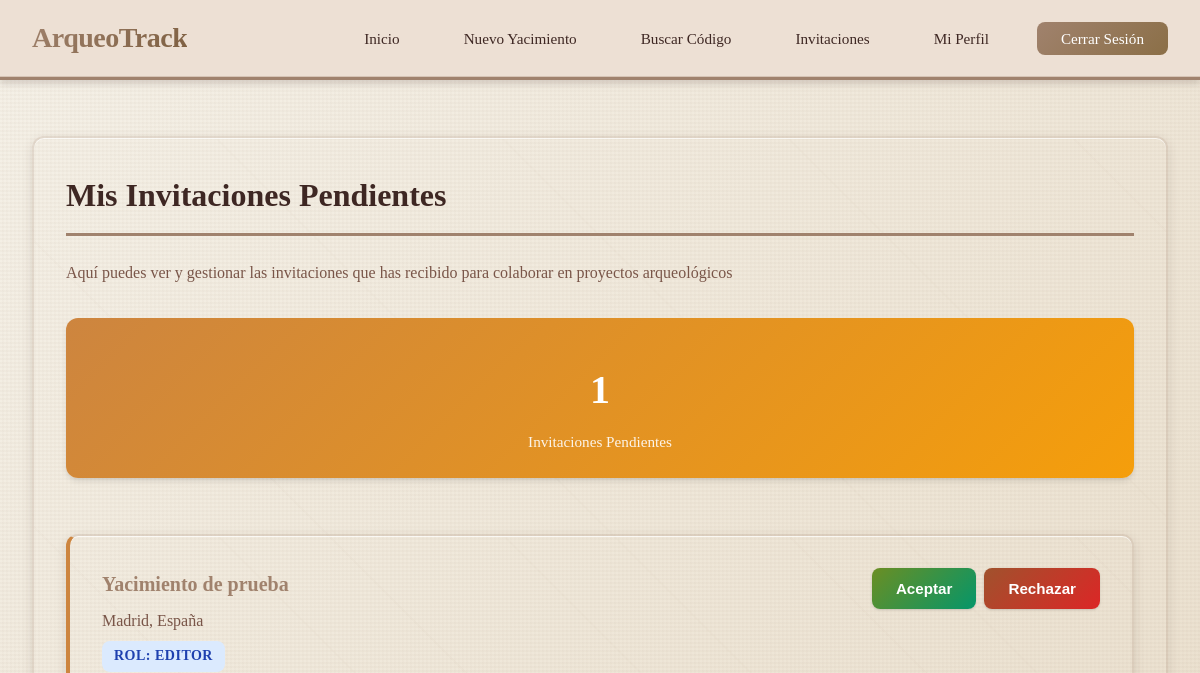
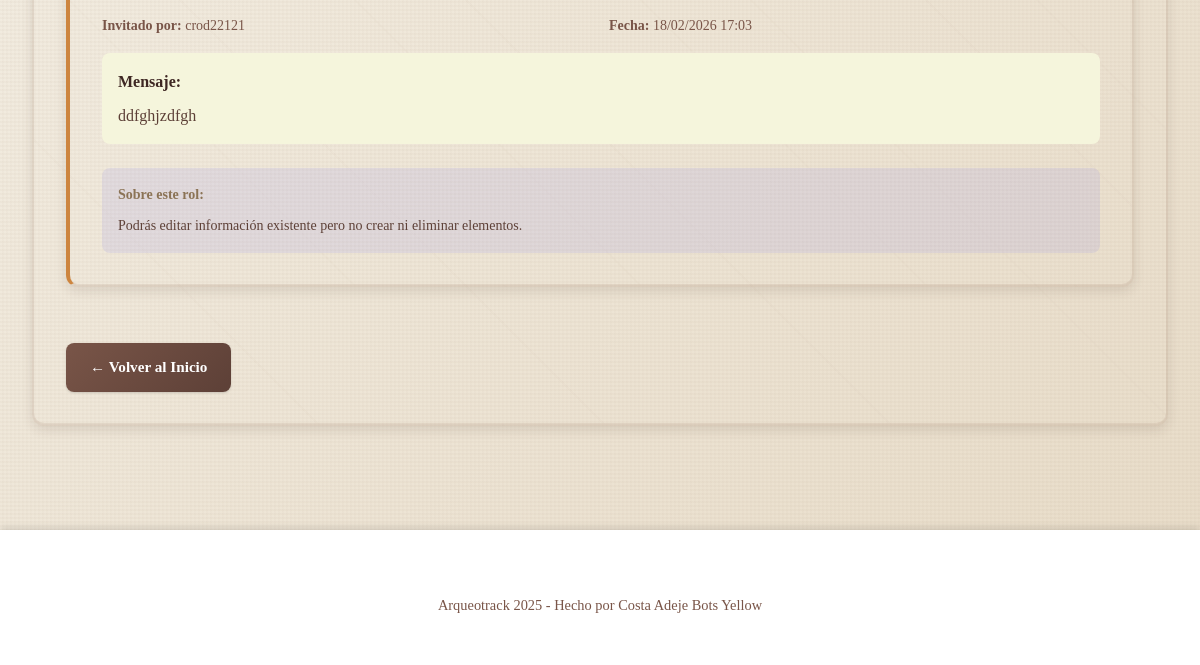
Before: /mis_invitaciones (signed in) with the older database file (2 pictures, top to bottom).
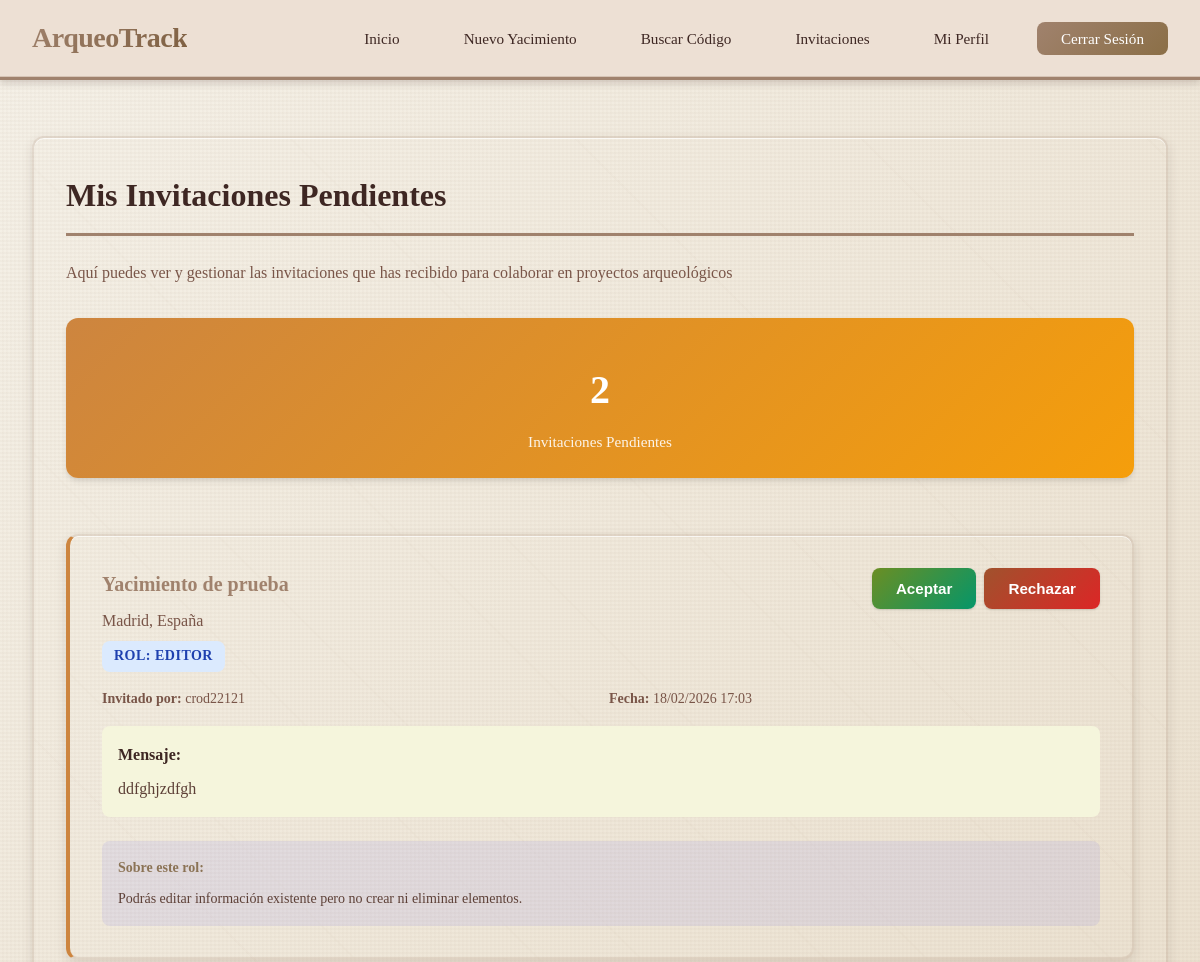
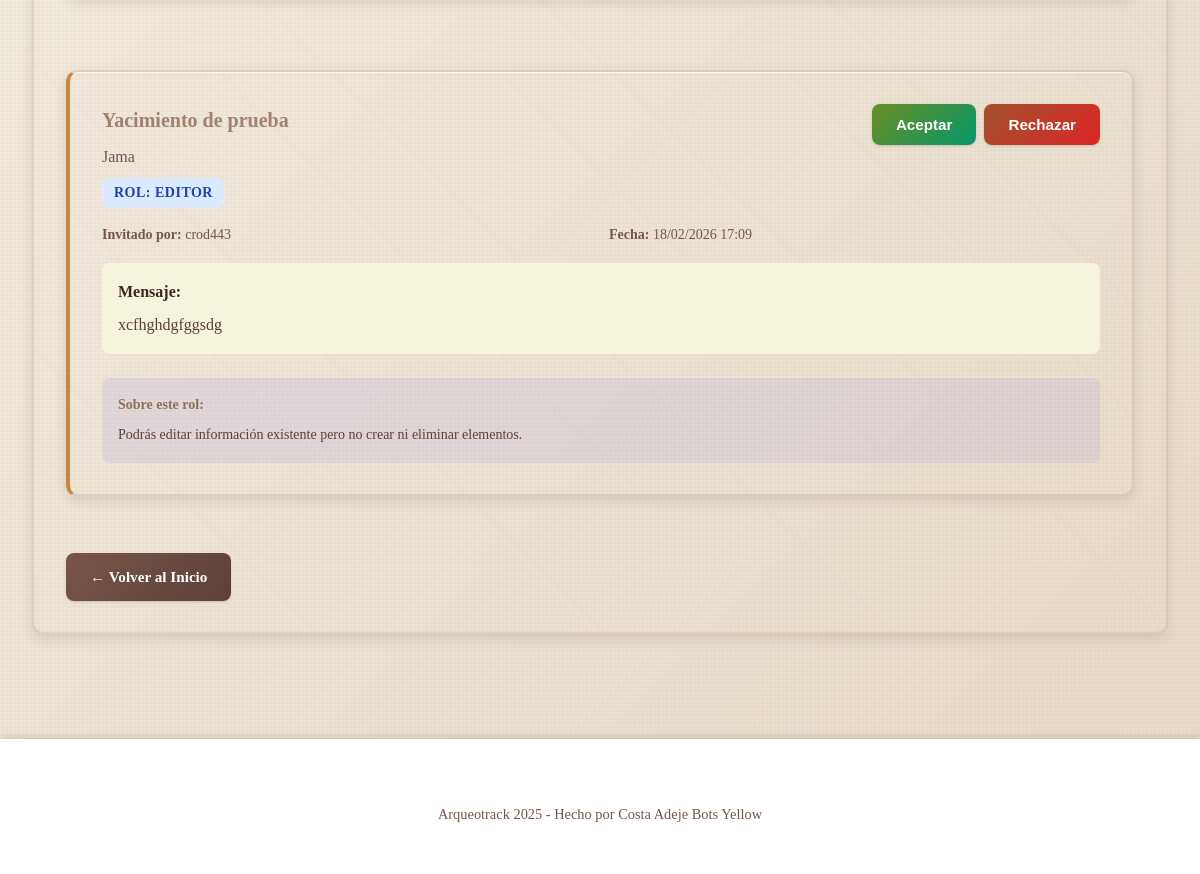
After: the same page with the newer database file (2 pictures, top to bottom).
### app/models/invitacion.py (models this page shows, shortened)
class Invitacion(db.Model):
    __tablename__ = 'invitaciones'
    id = db.Column(db.Integer, primary_key=True)
    yacimiento_id = db.Column(db.Integer, db.ForeignKey('yacimientos.id'), nullable=False, index=True)
    invitado_id = db.Column(db.Integer, db.ForeignKey('usuarios.id'), nullable=False, index=True)
    invitado_por_id = db.Column(db.Integer, db.ForeignKey('usuarios.id'), nullable=False)
    email = db.Column(db.String(120), nullable=False)
    rol = db.Column(db.String(50), nullable=False)  # visualizador, editor, colaborador, asistente
    mensaje = db.Column(db.Text)
    estado = db.Column(db.String(20), default='pendiente', nullable=False)  # pendiente, aceptada, rechazada, cancelada
    fecha_envio = db.Column(db.DateTime, default=datetime.utcnow, nullable=False)
    fecha_respuesta = db.Column(db.DateTime)
    yacimiento = db.relationship(
        'Yacimiento',
        back_populates='invitaciones'
    )
    invitado = db.relationship(
        'Usuario',
        back_populates='invitaciones_recibidas',
        foreign_keys=[invitado_id]
    )
    invitado_por = db.relationship(
        'Usuario',
        back_populates='invitaciones_enviadas',
        foreign_keys=[invitado_por_id]
    )
    __table_args__ = (
        db.Index('idx_invitaciones_yacimiento_estado', 'yacimiento_id', 'estado'),
        db.Index('idx_invitaciones_invitado_estado', 'invitado_id', 'estado'),
    )

### app/models/yacimiento.py (models this page shows, shortened)
class Yacimiento(db.Model):
    __tablename__ = 'yacimientos'
    id = db.Column(db.Integer, primary_key=True)
    user_id = db.Column(db.Integer, db.ForeignKey('usuarios.id'), nullable=False, index=True)
    nombre = db.Column(db.String(200), nullable=False)
    ubicacion = db.Column(db.String(300))
    descripcion = db.Column(db.Text)
    lat = db.Column(db.Float)
    lng = db.Column(db.Float)
    polygon_geojson = db.Column(db.Text)  # GeoJSON del polígono (almacenado como texto)
    area_m2 = db.Column(db.Float)  # Área en metros cuadrados
    altitud_media = db.Column(db.Float)
    responsable = db.Column(db.String(100))
    fecha_inicio = db.Column(db.Date)
    fecha_fin = db.Column(db.Date)
    fecha_creacion = db.Column(db.DateTime, default=datetime.utcnow, nullable=False)
    fecha_actualizacion = db.Column(db.DateTime, default=datetime.utcnow, onupdate=datetime.utcnow)
    propietario = db.relationship(
        'Usuario',
        back_populates='yacimientos'
    )
    hallazgos = db.relationship(
        'Hallazgo',
        back_populates='yacimiento',
        cascade='all, delete-orphan',
        lazy='dynamic'
    )
    sectores = db.relationship(
        'Sector',
        back_populates='yacimiento',
        cascade='all, delete-orphan',
        lazy='dynamic'
    )
    fases = db.relationship(
        'FaseProyecto',
        back_populates='yacimiento',
        cascade='all, delete-orphan',
        lazy='dynamic',
        order_by='FaseProyecto.orden'
    )
    eventos = db.relationship(
        'Evento',
        back_populates='yacimiento',
        cascade='all, delete-orphan',
        lazy='dynamic',
        order_by='Evento.fecha.desc()'
    )
    invitaciones = db.relationship(
        'Invitacion',
        back_populates='yacimiento',
        cascade='all, delete-orphan',
        lazy='dynamic'
    )
    __table_args__ = (
        db.Index('idx_yacimientos_user_fecha', 'user_id', 'fecha_creacion'),
    )

### app/models/user.py (models this page shows, shortened)
class Usuario(db.Model, UserMixin):
    __tablename__ = 'usuarios'
    id = db.Column(db.Integer, primary_key=True)
    nombre_usuario = db.Column(db.String(80), unique=True, nullable=False, index=True)
    email = db.Column(db.String(120), unique=True, nullable=False, index=True)
    contraseña = db.Column('password_hash', db.String(200), nullable=False)
    nombre = db.Column(db.String(100), nullable=False)
    apellidos = db.Column(db.String(100), nullable=False)
    fecha_nacimiento = db.Column(db.Date, nullable=False)
    ocupacion = db.Column(db.String(50), nullable=True)
    fecha_registro = db.Column(db.DateTime, default=datetime.utcnow)
    activo = db.Column(db.Boolean, default=True)
    rol = db.Column(db.String(20), default='arqueologo')
    yacimientos = db.relationship('Yacimiento', back_populates='propietario', lazy='dynamic')
    hallazgos = db.relationship('Hallazgo', back_populates='propietario', lazy='dynamic', foreign_keys='Hallazgo.user_id')
    hallazgos_encontrados = db.relationship('Hallazgo', back_populates='encontrado_por', lazy='dynamic', foreign_keys='Hallazgo.encontrado_por_id')
    eventos = db.relationship('Evento', back_populates='usuario', lazy='dynamic')
    comentarios = db.relationship('Comentario', back_populates='usuario', lazy='dynamic')
    fases_responsable = db.relationship('FaseProyecto', back_populates='responsable', lazy='dynamic')
    invitaciones_enviadas = db.relationship('Invitacion', back_populates='invitado_por', lazy='dynamic', foreign_keys='Invitacion.invitado_por_id')
    invitaciones_recibidas = db.relationship('Invitacion', back_populates='invitado', lazy='dynamic', foreign_keys='Invitacion.invitado_id')

### app/blueprints/invitacion.py (the view)
@invitacion_bp.route('/mis_invitaciones')
@login_required
def mis_invitaciones():
    invitaciones = Invitacion.query.filter_by(invitado_id=current_user.id, estado='pendiente').all()
    return render_template('invitaciones/mis_invitaciones.html', invitaciones=invitaciones)

### templates/invitaciones/mis_invitaciones.html (shortened to what this page needs)
{% extends "base.html" %}
{% block content %}
<div class="main-content">
    <div class="card">
        <h1>Mis Invitaciones Pendientes</h1>
        <p style="color: var(--gray); margin-bottom: 2rem;">
            Aquí puedes ver y gestionar las invitaciones que has recibido para colaborar en proyectos arqueológicos
        </p>
        {% if invitaciones %}
            <div class="stats-grid" style="margin-bottom: 2rem;">
                <div class="stat-card" style="background: linear-gradient(135deg, var(--warning-color), #f59e0b);">
                    <h3>{{ invitaciones|length }}</h3>
                    <p>Invitaciones Pendientes</p>
                </div>
            </div>
            <div style="display: grid; gap: 1.5rem;">
                {% for invitacion in invitaciones %}
                <div class="card" style="border-left: 4px solid var(--warning-color);">
                    <div style="display: flex; justify-content: space-between; align-items: start; flex-wrap: wrap; gap: 1rem;">
                        <div style="flex: 1;">
                            <h3 style="margin: 0; color: var(--primary-color);">{{ invitacion.yacimiento.nombre }}</h3>
                            <p style="margin: 0.5rem 0; color: var(--gray);">
                                {{ invitacion.yacimiento.ubicacion or 'Sin ubicación especificada' }}
                            </p>
                            <span class="badge badge-info">
                                Rol: {{ invitacion.rol|upper }}
                            </span>
                        </div>
                        <div style="display: flex; gap: 0.5rem; flex-wrap: wrap;">
                            <form method="POST" action="/aceptar_invitacion/{{ invitacion.id }}" style="display: inline;">
                                <button type="submit" class="btn btn-success">
                                    Aceptar
                                </button>
                            </form>
                            <form method="POST" action="/rechazar_invitacion/{{ invitacion.id }}" style="display: inline;">
                                <button type="submit" class="btn btn-danger">
                                    Rechazar
                                </button>
                            </form>
                        </div>
                    </div>
                    <div class="detail-grid" style="margin-top: 1rem; grid-template-columns: repeat(auto-fit, minmax(200px, 1fr)); gap: 1rem; font-size: var(--font-sm); color: var(--gray);">
                        <div><strong>Invitado por:</strong> {{ invitacion.invitado_por.nombre_usuario }}</div>
                        <div><strong>Fecha:</strong> {{ invitacion.fecha_envio.strftime('%d/%m/%Y %H:%M') }}</div>
                    </div>
                    {% if invitacion.mensaje %}
                    <div style="margin-top: 1rem; padding: 1rem; background: var(--light-gray); border-radius: var(--border-radius);">
                        <strong>Mensaje:</strong>
                        <p style="margin: 0.5rem 0 0 0; color: var(--dark-secondary);">{{ invitacion.mensaje }}</p>
                    </div>
                    {% endif %}
                    <div style="margin-top: 1.5rem; padding: 1rem; background: rgba(99, 102, 241, 0.1); border-radius: var(--border-radius); font-size: var(--font-sm);">
                        <strong style="color: var(--info-color);">Sobre este rol:</strong>
                        <p style="margin: 0.5rem 0 0 0; color: var(--dark-secondary);">
                            {% if invitacion.rol == 'visualizador' %}
                                Solo podrás ver la información del yacimiento y sus hallazgos.
                            {% elif invitacion.rol == 'editor' %}
                                Podrás editar información existente pero no crear ni eliminar elementos.
                            {% elif invitacion.rol == 'colaborador' %}
                                Podrás crear, editar y comentar, pero no eliminar elementos.
                            {% elif invitacion.rol == 'asistente' %}
                                Tendrás acceso completo excepto eliminar el yacimiento principal.
                            {% endif %}
                        </p>
                    </div>
                </div>
                {% endfor %}
            </div>
        {% endif %}
        <a href="/inicio" class="btn btn-secondary" style="margin-top: 2rem;">← Volver al Inicio</a>
    </div>
</div>
{% endblock %}

### templates/base.html (shortened to what this page needs)
<!DOCTYPE html>
<html lang="es">
<head>
    <link rel="stylesheet" href="{{ url_for('static', filename='css/styles.css') }}">
</head>
<body>
    <nav>
        <div class="nav-container">
            <div class="logo">
                <a href="{% if current_user.is_authenticated %}/inicio{% else %}/{% endif %}">
                    ArqueoTrack
                </a>
            </div>
            <ul class="nav-menu">
                {% block nav_links %}
                {% if current_user.is_authenticated %}
                    <li><a href="/inicio" class="nav-link">Inicio</a></li>
                    <li><a href="/nuevo_yacimiento" class="nav-link">Nuevo Yacimiento</a></li>
                    <li><a href="/buscar_codigo" class="nav-link">Buscar Código</a></li>
                    <li><a href="/mis_invitaciones" class="nav-link">Invitaciones</a></li>
                    <li><a href="/perfil" class="nav-link">Mi Perfil</a></li>
                    <li><a href="/cerrar-sesion" class="nav-link btn-nav-primary">Cerrar Sesión</a></li>
                {% else %}
                    <li><a href="/" class="nav-link">Inicio</a></li>
                    <li><a href="/iniciar-sesion" class="nav-link">Iniciar Sesión</a></li>
                    <li><a href="/registro" class="nav-link btn-nav-primary">Registrarse</a></li>
                {% endif %}
                {% endblock %}
            </ul>
        </div>
    </nav>
    <main>
        {% block content %}{% endblock %}
    </main>
    <footer class="footer">
        <div class="footer-content" style="text-align: center; padding: 1rem; margin-top: 1rem;">
            <p style="margin: 0; font-size: 0.9rem;">Arqueotrack 2025 - Hecho por Costa Adeje Bots Yellow</p>
        </div>
    </footer>
</body>
</html>

Changed rows visible on the page:
added Invitacion: yacimiento.nombre "Yacimiento de prueba", yacimiento "Jama", rol "EDITOR", invitado_por.nombre_usuario "crod443", fecha_envio "18/02/2026 17:09", mensaje "xcfhghdgfggsdg", shows "Podrás editar información existente pero no crear ni eliminar elementos."
Other visible differences:
{{ invitaciones|length }}: "1" → "2"
